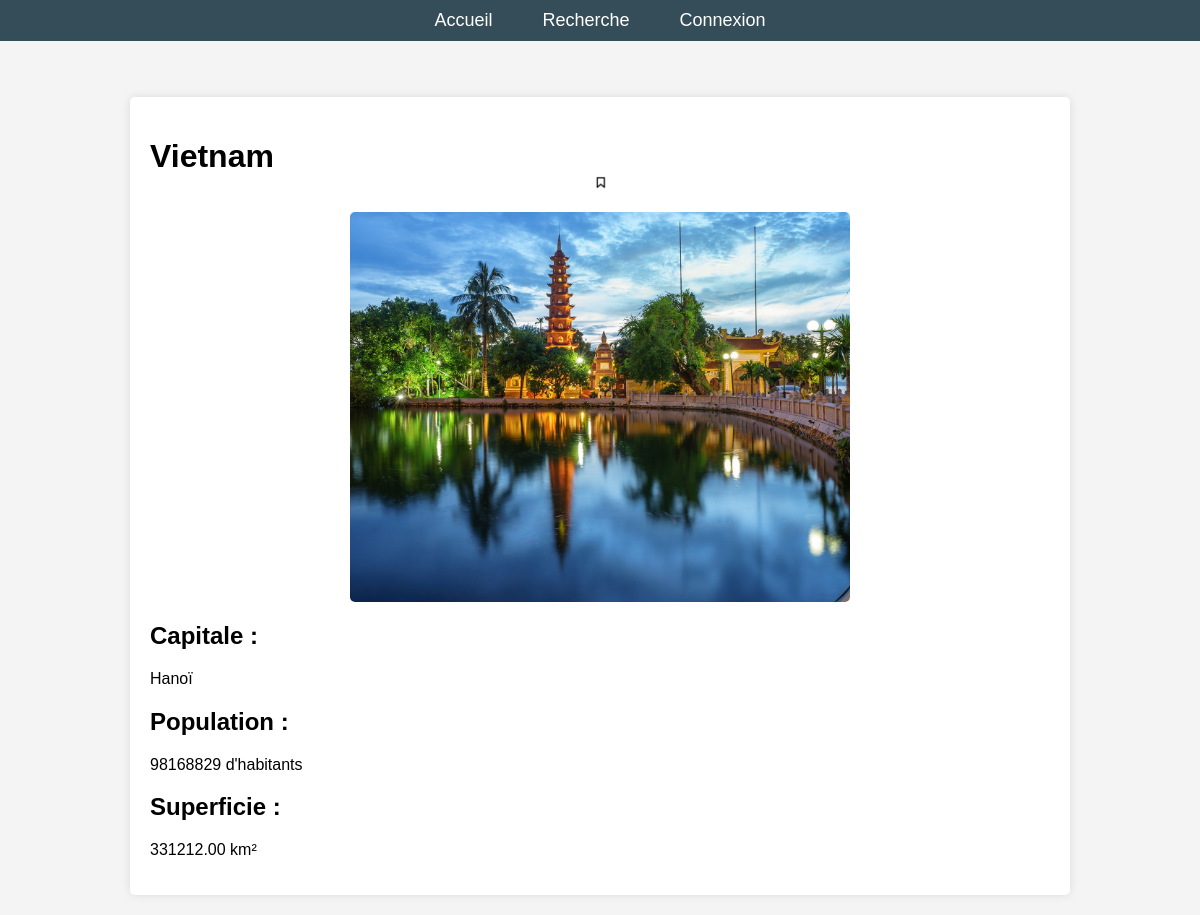
The page /?action=detail&idP=4 on the database its author committed.
### tables this page shows
CREATE TABLE `pays` (
  `idP` int NOT NULL,
  `nom` varchar(100) NOT NULL,
  `capital` varchar(50) NOT NULL,
  `population` bigint DEFAULT NULL,
  `superficie` decimal(10,2) DEFAULT NULL,
  `photo_idPh` int DEFAULT NULL,
  `langue_idL` int NOT NULL
);

CREATE TABLE `photo` (
  `idPh` int NOT NULL,
  `chemin` varchar(255) NOT NULL
);

### controleur/detailPays.php (called while the page is built, shortened)
<?php
include_once "$racine/modele/bd.pays.inc.php";
include_once "$racine/modele/bd.photo.inc.php";
include_once "$racine/modele/bd.favoris.inc.php";
$idP = isset($_GET["idP"]) ? intval($_GET["idP"]) : 0;
$unPays = getPaysByIdP($idP);
$idU = getidULoggedOn();
$favoris = getFavorisById($idU, $idP);
include "$racine/vue/entete.html.php";
include "$racine/vue/vueDetailPays.php";
include "$racine/vue/pied.html.php";
?>

### index.php (called while the page is built, shortened)
<?php
include "getRacine.php";
if (isset($_GET["action"])) {
    $action = $_GET["action"];
} else {
    $action = "defaut";
}
$fichier = controleurPrincipal($action);
include "$racine/controleur/$fichier";
?>

### modele/bd.pays.inc.php (called while the page is built, shortened)
<?php
function getPaysByIdP($idP)
{
    try {
        $cnx = connexionPDO();
        $req = $cnx->prepare("select * from pays where idP=:idP");
        $req->bindValue(':idP', $idP, PDO::PARAM_INT);
        $req->execute();
        $resultat = $req->fetch(PDO::FETCH_ASSOC);
    } catch (PDOException $e) {
        print "Erreur !: " . $e->getMessage();
        die();
    }
    return $resultat;
}
?>

### modele/bd.favoris.inc.php (called while the page is built, shortened)
<?php
function getFavorisById($idU, $idP){
    try {
        $cnx = connexionPDO();
        $req = $cnx->prepare("SELECT * FROM favoris WHERE utilisateur_idU = :idU AND pays_idP = :idP");
        $req->bindValue(':idP', $idP, PDO::PARAM_INT);
        $req->bindValue(':idU', $idU, PDO::PARAM_INT);
        $req->execute();
        $resultat = $req->fetch(PDO::FETCH_ASSOC);
    } catch (PDOException $e) {
        print "Erreur !: " . $e->getMessage();
        die();
    }
    return $resultat;
}
?>

### modele/bd.photo.inc.php (called while the page is built, shortened)
<?php
function getPhotoByIdPh($idPh)
{
    $resultat = array();
    try {
        $cnx = connexionPDO();
        $req = $cnx->prepare("SELECT * FROM photo WHERE idPh = :idPh");
        $req->bindValue(':idPh', $idPh, PDO::PARAM_INT);
        $req->execute();
        $resultat = $req->fetch(PDO::FETCH_ASSOC);
    } catch (PDOException $e) {
        print "Erreur !: " . $e->getMessage();
        die();
    }
    return $resultat;
}
?>

### vue/vueDetailPays.php (the view, shortened to what this page needs)
<?php
require_once __DIR__ . '/../modele/bd.photo.inc.php';
$photo_id = isset($unPays['photo_idPh']) ? intval($unPays['photo_idPh']) : null;
$photo = (!empty($photo_id)) ? getPhotoByIdPh($photo_id) : null;
?>
<h1><?= $unPays['nom']; ?>
    <?php if ($favoris != false) { ?>
        <a href="./?action=favoris&idP=<?= $unPays['idP']; ?>" ><img class="favoris" src="images/Favoris1.png"></a>
    <?php } else { ?>
        <a href="./?action=favoris&idP=<?= $unPays['idP']; ?>" ><img class="favoris" src="images/PasFavoris.png"></a>
    <?php } ?>
</h1>
<div id="photo-pays">
    <?php
    if (!empty($photo) && isset($photo['chemin'])) {
        $chemin = 'photos/' . htmlspecialchars($photo['chemin']);
        if (file_exists(__DIR__ . "/../$chemin")) { ?>
            <img src="/paysASEv2/<?= $chemin ?>" alt="Image de <?= htmlspecialchars($unPays['nom']) ?>" />
        <?php }
    } ?>
</div>
<h2 id="capital">Capitale :</h2>
<p><?= htmlspecialchars($unPays['capital']) ?></p>
<h2 id="population">Population :</h2>
<p><?= htmlspecialchars($unPays['population']) ?> d'habitants</p>
<h2 id="superficie">Superficie :</h2>
<p><?= htmlspecialchars($unPays['superficie']) ?> km²</p>

### css/styles.css (style rules this page uses)
body { font-family: Arial, sans-serif; margin: 0; padding: 0; background-color: #f4f4f4; }
a { text-decoration: none; }
img { width: 500px; height: 390px; object-fit: cover; display: block; margin: 0 auto; border-radius: 5px; }
.favoris { vertical-align : middle; width: 15px; height: 15px; }

### rows shown on the page
pays: nom "Vietnam", capital "Hanoï", population "98168829", superficie "331212.00"
photo: chemin (picture)
